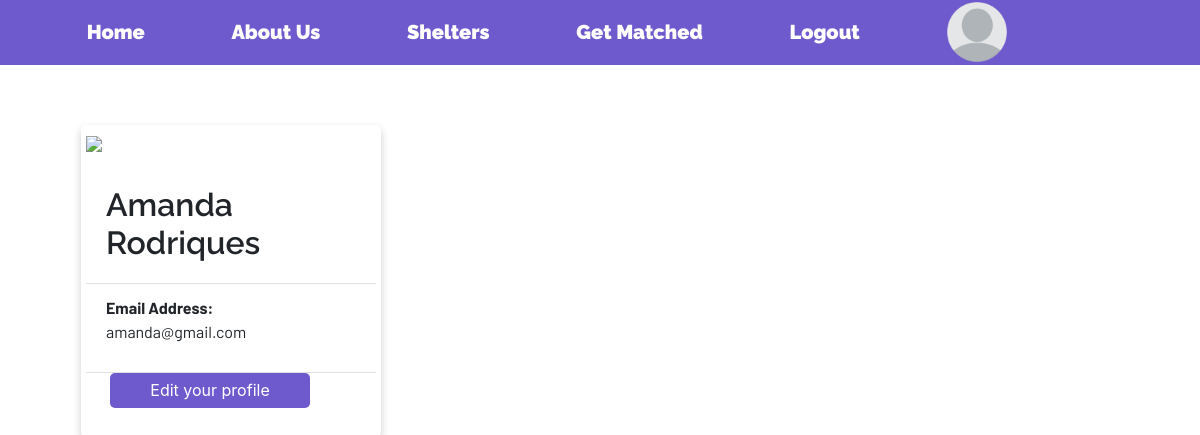
The page /donater (signed in) on the database as committed earlier.
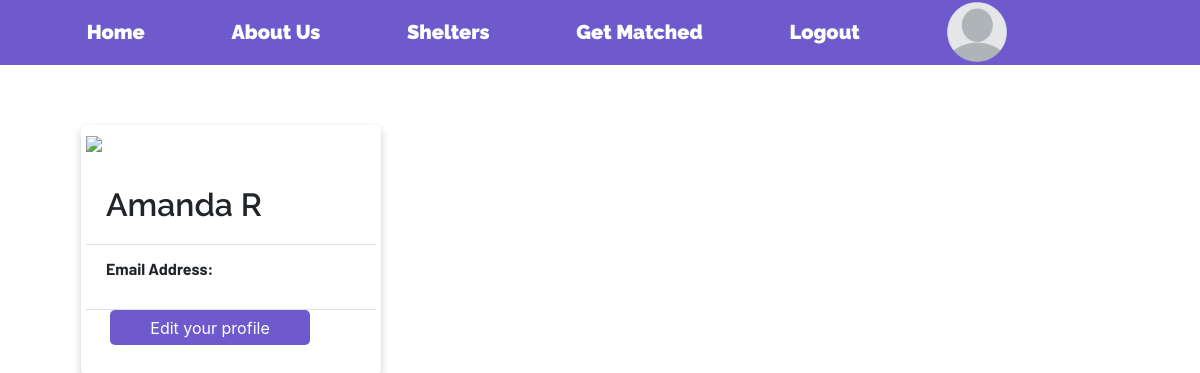
The same page on the database as committed later.
### website/models.py (models this page shows)
class User(db.Model, UserMixin):
    id = db.Column(db.Integer, primary_key=True)
    full_name = db.Column(db.String(128))
    email = db.Column(db.String(256), unique=True)
    password = db.Column(db.String(16))
    urole = db.Column(db.String(20))

class Donater(db.Model):
    id = db.Column(db.Integer, primary_key=True)
    full_name = db.Column(db.String(128))
    donater_email = db.Column(db.String(256), unique=True)
    donater_password = db.Column(db.String(16))

### website/views.py (the view)
@views.route('/donater', methods=['GET', 'POST'])
@login_required
def donater():
    if current_user.urole != "Donater":
        return redirect(url_for("auth.login"))
    donater = Donater.query.filter_by(full_name=current_user.full_name).first()
    return render_template("d_profile.html", user=current_user, donater=donater)

### website/__init__.py (called while the page is built)
def create_app():
    app = Flask(__name__)
    app.config['SECRET_KEY'] = 'changethislater' #encrypting session data
    app.config['SQLALCHEMY_DATABASE_URI'] = f"sqlite:///{DB_NAME}" #location of database
    db.init_app(app)
    from .views import views
    from .auth import auth
    app.register_blueprint(views, url_prefix='/')
    app.register_blueprint(auth, url_prefix='/')
    from .models import User
    create_database(app)
    login_manager = LoginManager()
    login_manager.login_view = "views.home"
    login_manager.init_app(app)
    @login_manager.user_loader
    def load_user(id):
        return User.query.get(int(id))
    return app

### website/templates/d_profile.html (shortened to what this page needs)
{% extends "base.html" %}
{% block content%}
<body background="{{ url_for('static', filename='') }}"></body>
<div id="wrapper" class="container" style="background-color: white; width: 300px; margin-top: 5vw; margin-left: 0vw; box-shadow: 0 4px 8px 0 rgba(0,0,0,0.2); transition: 0.3s; border-radius: 5px;">
    <div class="container" style="box-shadow: 0 4px 8px 0 rgba(0,0,0,0.2); transition: 0.3s; border-radius: 5px; width: 300px; float: left; margin-left: 5.5vw; padding: 5px; margin-top: 0vw;">
        <img src="{{ url_for('static', filename='example.jpg') }}" style="max-width: 100%; max-height: 100%;">
        <ul class="list-group list-group-flush">
            <li class="list-group-item" style="background-color: transparent !important;">
                <h2 style="font-family: 'Raleway', sans-serif; font-weight: 600; padding-top: 20px;">{{ user.full_name }}</h2>
            </li>
            <li class="list-group-item" style="background-color: transparent !important;">
                <p style="font-family: 'Barlow', sans-serif;"><b>Email Address:</b>   {{ donater.donater_email }}</p>
            </li>
        </ul>
        <button style="width: 200px; height: 35px; border-radius: 5px; background-color: #6f5acd; margin-left: 2vw;"><a href="/donater-edit-profile" style="color: white;">Edit your profile</a></button>
        <br><br>
    </div>
</div>
{% endblock %}

Rows that differ between the two databases and show on the page:
no longer on this page (row unchanged): Donater: donater_email "amanda@gmail.com"
changed User: full_name "Amanda Rodriques" → "Amanda R"
